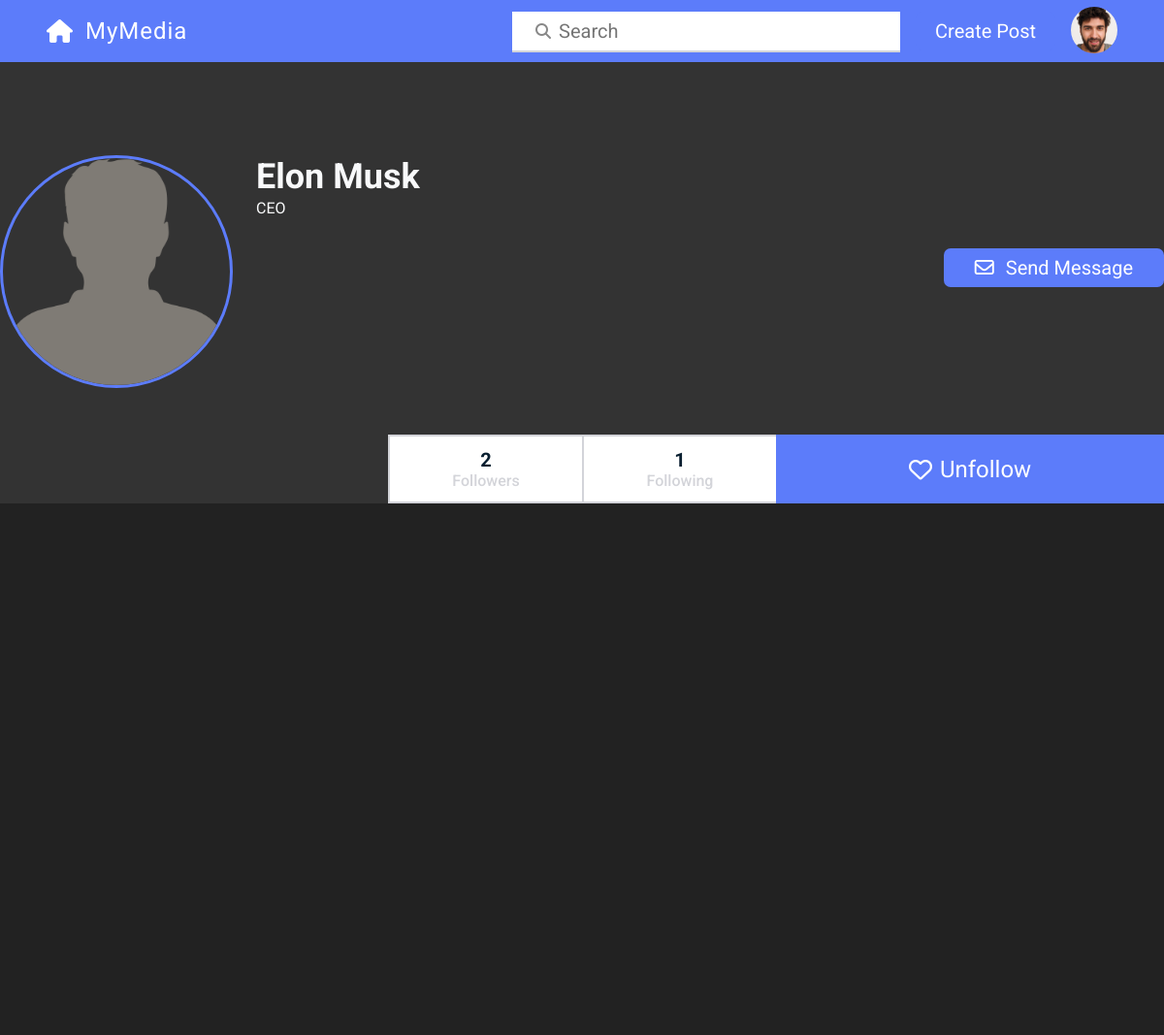
Screenshot of /php/views/userProfile.php?userID=5 (signed in) with the database file from the repository.
### tables this page shows
CREATE TABLE `users` (
  `id` int(10) UNSIGNED NOT NULL,
  `name` varchar(255) NOT NULL,
  `surname` varchar(255) NOT NULL,
  `username` varchar(255) NOT NULL,
  `email` varchar(255) NOT NULL,
  `job` varchar(255) NOT NULL,
  `bio` text NOT NULL,
  `password` varchar(255) DEFAULT NULL
);

### php/models/Model.php (called while the page is built, shortened)
<?php
class Model {
    private $host = "localhost";
    private $dbname = "socialmediaapp";
    private $username = "root";
    private $password = "";
    protected $conn;
    protected function __construct() {
        try {
            $this->conn = new PDO("mysql:host=$this->host;dbname=$this->dbname;charset=utf8mb4", $this->username, $this->password);
            $this->conn->setAttribute(PDO::ATTR_ERRMODE, PDO::ERRMODE_EXCEPTION);
        } catch (PDOException $e) {
            echo "Connection failed: " . $e->getMessage();
            die();
        }
    }
    protected function prepareQuery($query)
    {
       return $this->conn->prepare($query);
    }
}
?>

### php/models/UserModel.php (called while the page is built, shortened)
<?php
require_once "Model.php";
class UserModel extends Model {
    public function getAllUserDataById($userID)
    {
        $query = "SELECT name,surname,username,email,job,bio,twitterLink,instagramLink,facebookLink,linkedinLink FROM users LEFT OUTER JOIN sociallinks on users.id=sociallinks.user_id WHERE users.id = :userID";
        $stmt = $this->prepareQuery($query);
        $stmt->bindParam(":userID",$userID);
        $stmt->execute();
        $row = $stmt->fetch(PDO::FETCH_ASSOC);
        $data[]=array(
            'name'=>$row['name'],
            'surname'=>$row['surname'],
            'username'=>$row['username'],
            'email'=>$row['email'],
            'job'=>$row['job'],
            'bio'=>$row['bio'],
            'twitter'=>$row['twitterLink'],
            'facebook'=>$row['facebookLink'],
            'instagram'=>$row['instagramLink'],
            'linkedin'=>$row['linkedinLink'],
        );
        return $data;
    }
    public function getUserFollowersAndFollowingCount($userID){
        $query = "
            SELECT
                SUM(CASE WHEN follower_id = :userID THEN 1 ELSE 0 END) AS following_count,
                SUM(CASE WHEN following_id = :userID THEN 1 ELSE 0 END) AS followers_count
            FROM follows
            WHERE follower_id = :userID OR following_id = :userID
        ";
        $stmt = $this->prepareQuery($query);
        $stmt->bindParam(":userID", $userID);
        $stmt->execute();
        $row = $stmt->fetch(PDO::FETCH_ASSOC);
        return [
            'followers_count' => $row['followers_count'],
            'following_count' => $row['following_count'],
        ];
    }
}
?>

### php/views/userProfile.php (the view, shortened to what this page needs)
<!DOCTYPE html>
<html lang="en">
<head>
    <link rel="stylesheet" href="../../styles/main.css">
    <link rel="stylesheet" href="../../styles/userProfile.css">
</head>
<body data-theme='dark'>
    <?php
    include "../models/UserModel.php";
    $userID = isset($_GET['userID']) ? $_GET['userID'] : -1;
    $photoURLProfile = file_exists("../../images/profilePhotos/userPhoto_".$userID.".png")?"../../images/profilePhotos/userPhoto_".$userID.'.png':'../../images/profilePhotos/userPhoto_default.png';
    $userModel = new UserModel();
    $userData = $userModel->getAllUserDataById($userID);
    if ($userData[0]) {
        $name = $userData[0]['name'];
        $surname = $userData[0]['surname'];
        $job = $userData[0]['job'];
        $followsData = $userModel->getUserFollowersAndFollowingCount($userID);
        $followingCount= $followsData['following_count'];
        $followersCount=  $followsData['followers_count'];
    } else {
        header('Location: 404.php');
    }
    ?>
    <header class="userProfile__section--gray">
    <?php
    require "../includes/navbar.php" ;
    ?>
        <div class="userProfile__header container">
            <div class="userProfile__header__info">
                <img src="<?=$photoURLProfile ?>" class="userProfile__photo"/>
                <div>
                    <h1 class="userProfile__name"><?= $name." ".$surname?></h1>
                    <h2 class="userProfile__occupation"><?= $job?></h2>
                </div>
            </div>
            <div class="userProfile__header__socials">
                <ul class="userProfile__socials__container">
                </ul>
                <?php
                if($currentUserID==$userID)
                    echo ' <a class="btn--primary" id="message__btn" href="profileSettingsView.php"><i class="fa-solid fa-gear"></i>Edit Profile</a>';
                else{
                    echo ' <a class="btn--primary" id="message__btn" href="conversationView.php"><i class="fa-regular fa-envelope"></i>Send Message</a>';
                }
                ?>
            </div>
        </div>
        <div class="followers__container container">
            <div class="followers__element">
                <h4><?=$followersCount?></h4>
                <p>Followers</p>
            </div>
            <div class="followers__element <?=$currentUserID==$userID?'followers__element__rightBorder':''?>">
                <h4><?=$followingCount?></h4>
                <p>Following</p>
            </div>
            <?php
            if($currentUserID!=$userID)
            {
                $queryStr = 'SELECT follows.id from follows where follower_id = :currentUserID and following_id =:userID;';
                $dsn = "mysql:host=localhost;dbname=socialmediaapp;charset=utf8mb4";
                $username = "root";
                $password = "";
                $pdo = new PDO($dsn, $username, $password);
                $stmt = $pdo->prepare($queryStr);
                $stmt->bindParam(':userID', $userID);
                $stmt->bindParam(':currentUserID', $currentUserID);
                $stmt->execute();
                $rowCount = $stmt->rowCount();
                if ($rowCount > 0) {
                    echo '<button class="btn--primary unfollow__btn" id="followers__btn"><i class="fa-regular fa-heart"></i>Unfollow</button>';
                } else {
                    echo '<button class="btn--primary follow__btn" id="followers__btn"><i class="fa-solid fa-heart"></i>Follow</button>';
                }
            }
            ?>
        </div>
    </header>
    <section class="post__section">
        <?php include "../includes/postContainer.php";
        ?>
    </section>
</body>
</html>

### styles/main.css (style rules this page uses)
:root { --blue-main: #5c7cfa; --blue-main_light:#748ffc; --error-color:#fa5252; --main-light:white; --secondary-light:#d3d4d9; --main-dark:#0a1f30; --section-gray:#edf2ff; --shadow-main:rgba(66, 68, 90, 1); }
* { box-sizing: border-box; padding: 0; margin:0; font-family: 'Roboto', sans-serif; }
html { font-size:62.5%; }
a { text-decoration: none; color:inherit; }
body[data-theme='dark'] { --main-dark:#f8f9fa; --main-light:#333; --section-gray:#222;; --shadow-main:rgb(236, 237, 246); }
body { color:var(--main-dark); background-color:var(--section-gray); }
.container { max-width:144rem; margin:0 auto; }
.btn--primary { text-align: center; background-color:var(--blue-main) ; border:none; color:white; font-size:2rem; padding:0.8rem 1.6rem; border-radius: 7px; cursor:pointer; transition: all 0.2s; }

### styles/userProfile.css (style rules this page uses)
.userProfile__section--gray { background-color: var(--main-light); }
.userProfile__header { display:flex; justify-content: space-between; padding-top:9.6rem; padding-bottom:4.8rem; }
.userProfile__photo { width:24rem; height:24rem;; border:solid 3px var(--blue-main); border-radius:100%; }
.userProfile__name { font-size:3.6rem; margin-bottom:0.2rem; }
.userProfile__occupation { font-size:1.6rem; font-weight: 400; margin-bottom:1.6rem; }
.userProfile__header__info { display:flex; align-items:center; gap:2.4rem; animation: slideRight 1s ease forwards; transform: translateX(-100%); }
.userProfile__header__socials { animation: slideLeft 1s ease forwards; z-index: 0; position:relative; }
.userProfile__socials__container { display:flex; justify-content: flex-end; gap:1.6rem; margin-bottom:6.4rem; height:3.2rem; position:relative; z-index: 0; }
#message__btn { padding-left:3.2rem; padding-right:3.2rem; display:flex; gap:1.2rem; align-items: center; }
.followers__container { display:flex; justify-content: flex-end; animation: slideLeft 1s ease forwards; transform: translateX(100%); }
.followers__element { background-color:white; color:#0a1f30; width:20rem; display:flex; flex-direction: column; align-items: center; justify-content: center; padding:1.2rem; border:2px solid var( --secondary-light); border-right:none; }
.followers__element h4 { font-size:2rem; }
.followers__element p { font-size:1.6rem; font-weight:500; color:var( --secondary-light); }
#followers__btn { width:40rem; font-size:2.4rem; display:flex; gap:0.8rem; justify-content: center; align-items: center; border-radius:0px !important; }

### styles/postContainer.css (style rules this page uses)
.post__section { padding:9.6rem; display:flex; flex-direction: column; gap:6.4rem; background-color: var(--section-gray); }

### rows the page displays
users: name "Elon", surname "Musk", job "CEO"

### other values shown
$followersCount "2"
$followingCount "1"
